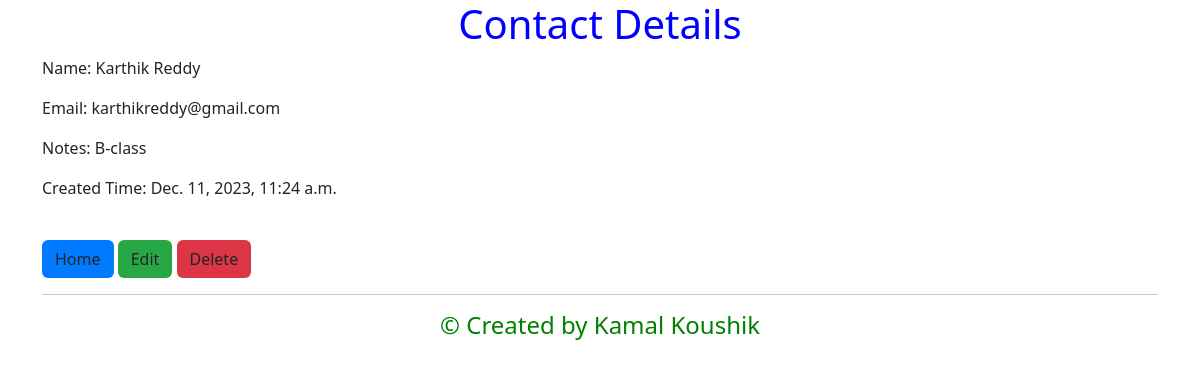
The page /contacts/8/ on the database its author committed.
### Contacts/models.py (models this page shows)
class Contact(models.Model):
    name = models.CharField(max_length=20, null=False,unique=True)
    email = models.EmailField(unique=True)
    notes = models.TextField(max_length=200, default="")
    created_time = models.DateTimeField(auto_now_add=True, editable=False)

### Contacts/views.py (the view)
# urls.py: path("contacts/<int:pk>/", ContactDetailView.as_view(), name="contact_detail"),
class ContactDetailView(DetailView):
    model = Contact

### Contacts/templates/contacts/contact_detail.html (shortened to what this page needs)
{% extends "base.html" %}
{% block content %}
<div class="centered-text" style="color: blue;">
    <h1>Contact Details</h1>
</div>
<p>Name: {{ contact.name }}</p>
<p>Email: {{ contact.email }}</p>
<p>Notes: {{ contact.notes }}</p>
<p>Created Time: {{ contact.created_time }}</p>
<br>
<a class="btn btn-home" href="{% url 'contact_list' %}" role="button">Home</a>
<a class="btn btn-edit" href="{% url 'contact_update' contact.pk %}" role="button">Edit</a>
<a class="btn btn-delete" href="{% url 'contact_delete' contact.pk %}" role="button">Delete</a>
<hr>
<div class="centered-text" style="color: green;">
    <h4>&copy; Created by Kamal Koushik</h4>
</div>
{% endblock content %}

### templates/base.html (style rules this page uses)
h1 { text-align: center; }
.centered-text { text-align: center; }

### Contacts/templates/contacts/contact_detail.html (style rules this page uses)
.centered-text { text-align: center; }
.btn-home { background-color: #007bff; }
.btn-edit { background-color: #28a745; }
.btn-delete { background-color: #dc3545; }

### rows shown on the page
Contact: name "Karthik Reddy", email "karthikreddy@gmail.com", notes "B-class", created_time "Dec. 11, 2023, 11:24 a.m."
